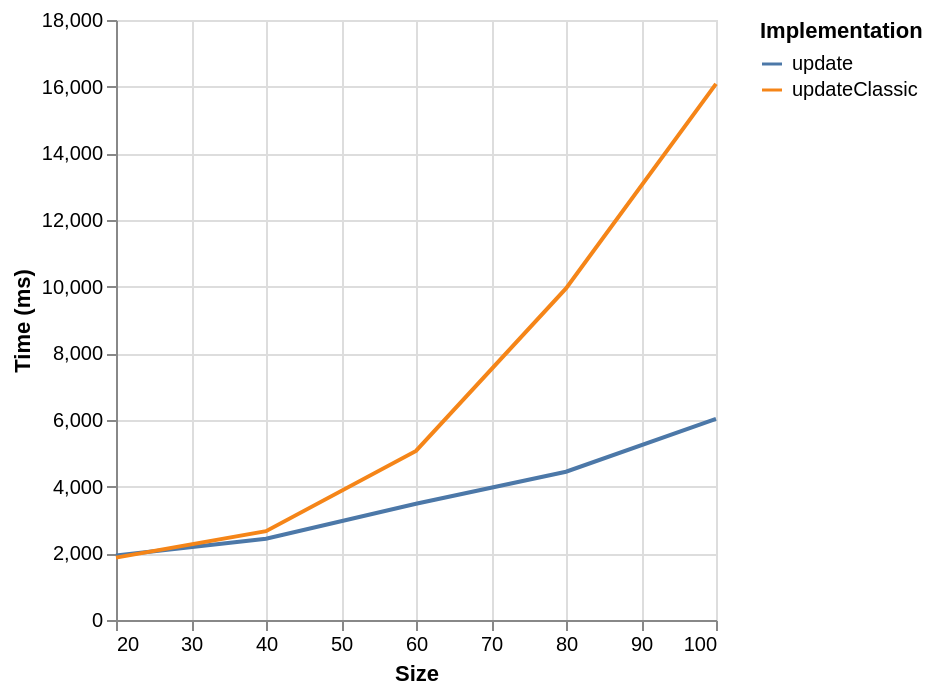

Write the Vega-Lite specification saved for this chart.
### Vega specification from a JSON file in a GitHub repository (floating-point values rounded to 4 significant figures)
{"$schema": "https://vega.github.io/schema/vega/v6.json", "background": "white", "padding": 5, "width": 300, "height": 300, "style": "cell", "data": [{"name": "source_0", "values": [{"ms": 1934, "series": "update", "size": 20}, {"ms": 2436, "series": "update", "size": 40}, {"ms": 3486, "series": "update", "size": 60}, {"ms": 4449, "series": "update", "size": 80}, {"ms": 6034, "series": "update", "size": 100}, {"ms": 1871, "series": "updateClassic", "size": 20}, {"ms": 2665, "series": "updateClassic", "size": 40}, {"ms": 5073, "series": "updateClassic", "size": 60}, {"ms": 9948, "series": "updateClassic", "size": 80}, {"ms": 16082, "series": "updateClassic", "size": 100}]}, {"name": "data_0", "source": "source_0", "transform": [{"type": "formula", "expr": "toNumber(datum[\"size\"])", "as": "size"}]}], "marks": [{"name": "pathgroup", "type": "group", "from": {"facet": {"name": "faceted_path_main", "data": "data_0", "groupby": ["series"]}}, "encode": {"update": {"width": {"field": {"group": "width"}}, "height": {"field": {"group": "height"}}}}, "marks": [{"name": "marks", "type": "line", "style": ["line"], "sort": {"field": "x"}, "from": {"data": "faceted_path_main"}, "encode": {"update": {"stroke": {"scale": "color", "field": "series"}, "description": {"signal": "\"Size: \" + (format(datum[\"size\"], \"\")) + \"; Time (ms): \" + (format(datum[\"ms\"], \"\")) + \"; series: \" + (isValid(datum[\"series\"]) ? isArray(datum[\"series\"]) ? join(datum[\"series\"], ' ') : datum[\"series\"] : \"\"+datum[\"series\"])"}, "x": {"scale": "x", "field": "size"}, "y": {"scale": "y", "field": "ms"}, "defined": {"signal": "isValid(datum[\"size\"]) && isFinite(+datum[\"size\"]) && isValid(datum[\"ms\"]) && isFinite(+datum[\"ms\"])"}}}}]}], "scales": [{"name": "x", "type": "linear", "domain": {"data": "data_0", "field": "size"}, "range": [0, {"signal": "width"}], "nice": true, "zero": false}, {"name": "y", "type": "linear", "domain": {"data": "data_0", "field": "ms"}, "range": [{"signal": "height"}, 0], "nice": true, "zero": true}, {"name": "color", "type": "ordinal", "domain": {"data": "data_0", "field": "series", "sort": true}, "range": "category"}], "axes": [{"scale": "x", "orient": "bottom", "gridScale": "y", "grid": true, "tickCount": {"signal": "ceil(width/40)"}, "domain": false, "labels": false, "aria": false, "maxExtent": 0, "minExtent": 0, "ticks": false, "zindex": 0}, {"scale": "y", "orient": "left", "gridScale": "x", "grid": true, "tickCount": {"signal": "ceil(height/40)"}, "domain": false, "labels": false, "aria": false, "maxExtent": 0, "minExtent": 0, "ticks": false, "zindex": 0}, {"scale": "x", "orient": "bottom", "grid": false, "title": "Size", "labelFlush": true, "labelOverlap": true, "tickCount": {"signal": "ceil(width/40)"}, "zindex": 0}, {"scale": "y", "orient": "left", "grid": false, "title": "Time (ms)", "labelOverlap": true, "tickCount": {"signal": "ceil(height/40)"}, "zindex": 0}], "legends": [{"orient": "right", "symbolLimit": 30, "title": "Implementation", "stroke": "color", "symbolType": "stroke"}]}
